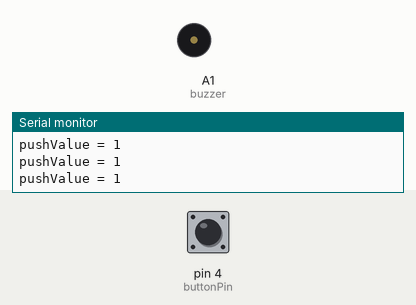
Simulated run of this sketch. Board: Arduino Uno, built with avr-gcc and run on an emulated ATmega328P. Shown: buzzer (waves = sounding), the last lines printed to the serial monitor. Inputs (shaded band) come from the test bench; at power-on: pin 4 (buttonPin) HIGH.

Above: at 1.2 s.
1.3 s: pin 4 (buttonPin) pulled LOW for 0.15 s
At 2.1 s:
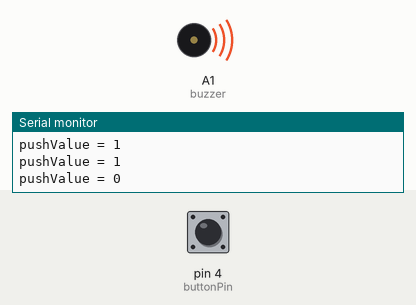
4.4 s: pin 4 (buttonPin) pulled LOW for 1 s
At 7.8 s:
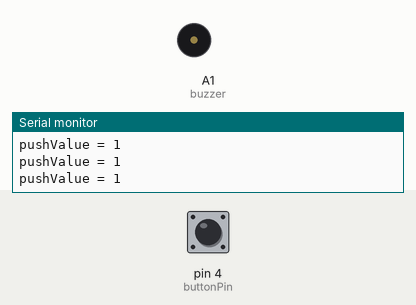
8.4 s: pin 4 (buttonPin) pulled LOW for 0.15 s
At 9.2 s:
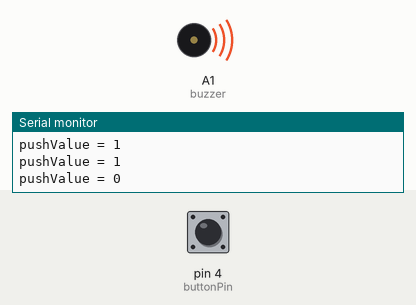
11.5 s: pin 4 (buttonPin) pulled LOW for 1 s
At 14.9 s:
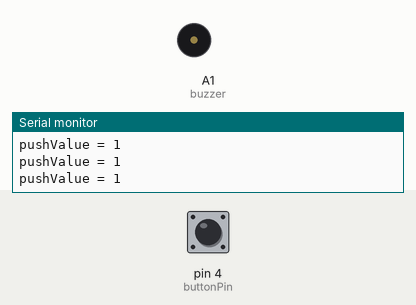
15.5 s: pin 4 (buttonPin) pulled LOW for 0.15 s
At 16.2 s:
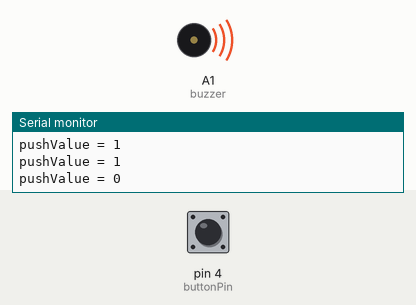
18.6 s: pin 4 (buttonPin) pulled LOW for 3.2 s
At 23.4 s:
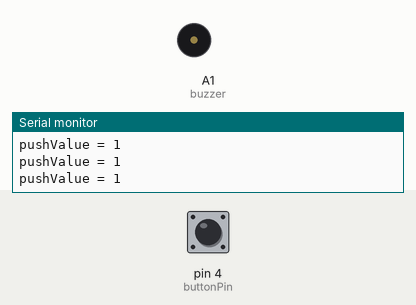
Timing chart, 0 to 24.9 s (numbered marks = the images above; inputs shaded):
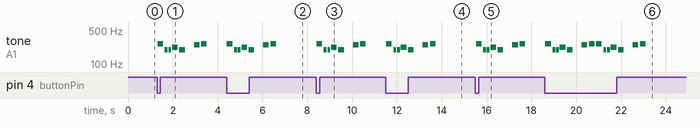

Measured:
- after the input at 1.3 s, tone on A1 (buzzer): plays 262 Hz for 0.25 s, 196 Hz for 0.13 s, 196 Hz for 0.13 s, 220 Hz for 0.25 s, 196 Hz for 0.25 s, 247 Hz for 0.25 s … (7 notes in this stretch), starting at once
- after the input at 4.4 s, tone on A1 (buzzer): plays 262 Hz for 0.25 s, 196 Hz for 0.13 s, 196 Hz for 0.13 s, 220 Hz for 0.25 s, 196 Hz for 0.25 s, 247 Hz for 0.25 s … (7 notes in this stretch), starting at once
- after the input at 8.4 s, tone on A1 (buzzer): plays 262 Hz for 0.25 s, 196 Hz for 0.13 s, 196 Hz for 0.13 s, 220 Hz for 0.25 s, 196 Hz for 0.25 s, 247 Hz for 0.25 s … (7 notes in this stretch), starting at once
- after the input at 11.5 s, tone on A1 (buzzer): plays 262 Hz for 0.25 s, 196 Hz for 0.13 s, 196 Hz for 0.13 s, 220 Hz for 0.25 s, 196 Hz for 0.25 s, 247 Hz for 0.25 s … (7 notes in this stretch), starting at once
- after the input at 15.5 s, tone on A1 (buzzer): plays 262 Hz for 0.25 s, 196 Hz for 0.13 s, 196 Hz for 0.13 s, 220 Hz for 0.25 s, 196 Hz for 0.25 s, 247 Hz for 0.25 s … (7 notes in this stretch), starting at once
- after the input at 18.6 s, tone on A1 (buzzer): plays 262 Hz for 0.25 s, 196 Hz for 0.13 s, 196 Hz for 0.13 s, 220 Hz for 0.25 s, 196 Hz for 0.25 s, 247 Hz for 0.25 s … (14 notes in this stretch), starting at once

The sketch:

Projekt_11-Buzzer-ovn2.ino
```cpp
/******************************************
  Projekt 11 - Buzzer- ovn2
  När Tryckknappen trycks ner går igång
  piezosummer/buzzer och spelar en melodi.
********************************************/
// tonerna i melodin:
#define NOTE_C4  262
#define NOTE_G3  196
#define NOTE_A3  220
#define NOTE_B3  247
int melody[] = {262, 196, 196, 220, 196, 0, 247, 262};

// tonens längd: 4 = kvarton, 8 = åttonde ton, etc.:
int noteDurations[] = {4, 8, 8, 4, 4, 4, 4, 4};
int buzzer = A1;
int buttonPin = 4;

void setup() {
  pinMode(buttonPin, INPUT_PULLUP);
  Serial.begin(9600);
}

void loop() {
  int pushValue = digitalRead(buttonPin);
  Serial.print("pushValue = ");
  Serial.println(pushValue);

  if(pushValue == LOW){
    myMelodi();
  }
  else {
    noTone(buzzer);
  }
}

void myMelodi(){
  // loopar igenom över meloditoner:
  for (int thisNote = 0; thisNote < 8; thisNote++) {

    // ta en sekund för att beräkna tonens längd
    // dividerat med tontypen.
    // t.ex. kvartton = 1000/4, åttonde ton = 1000/8, etc.
    int noteDuration = 1000 / noteDurations[thisNote];
    tone(buzzer, melody[thisNote], noteDuration);

    // för att skilja tonerna, ställ in en minimitid mellan dem.
    // tonens längd + 30% verkar fungera bra:
    int pauseBetweenNotes = noteDuration * 1.30;
    delay(pauseBetweenNotes);
    // sluta spela tonen:
    noTone(buzzer);
  }
}
```
